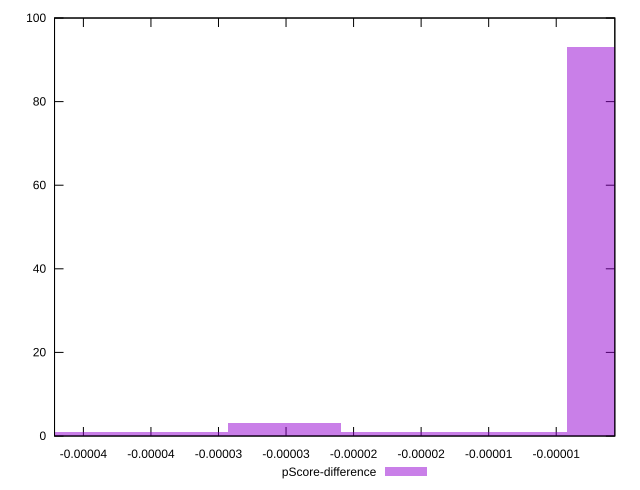

Write gnuplot code to recreate this figure.
reset

$pScoreDifference <<EOF
0 93
-0.00004184606756136053 1
-0.000008369213512272106 1
-0.00002510764053681632 3
-0.000033476854049088424 1
-0.000016738427024544212 1
EOF

set key outside below
set boxwidth 0.000008369213512272106
set xrange [-0.000042136483043075934:-6.619511143668433e-7]
set yrange [0:100]
set trange [0:100]
set style fill transparent solid 0.5 noborder
set terminal svg size 640, 490 enhanced background rgb 'white'
set output "report_00018_2021-02-10T15-25-16.877Z/estimated-input-latency/samples/pages/pScore-difference/histogram.svg"

plot $pScoreDifference title "pScore-difference" with boxes

reset
